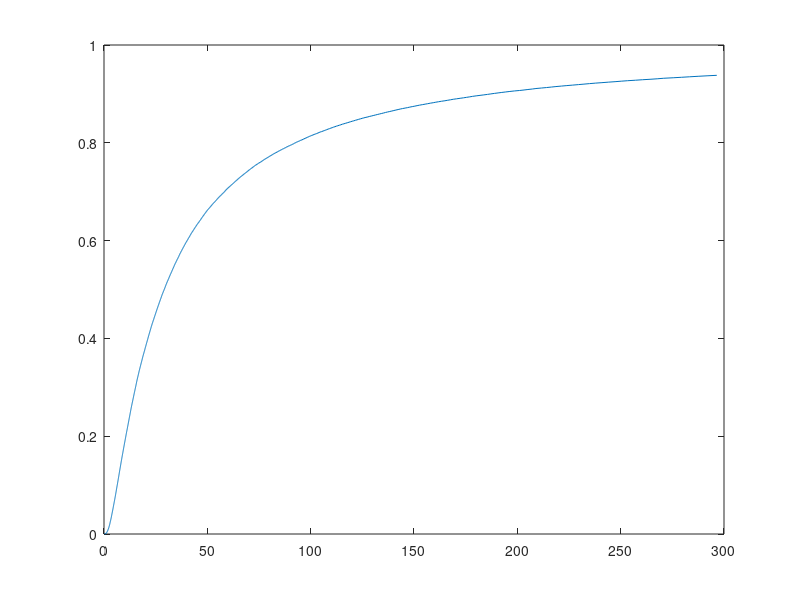
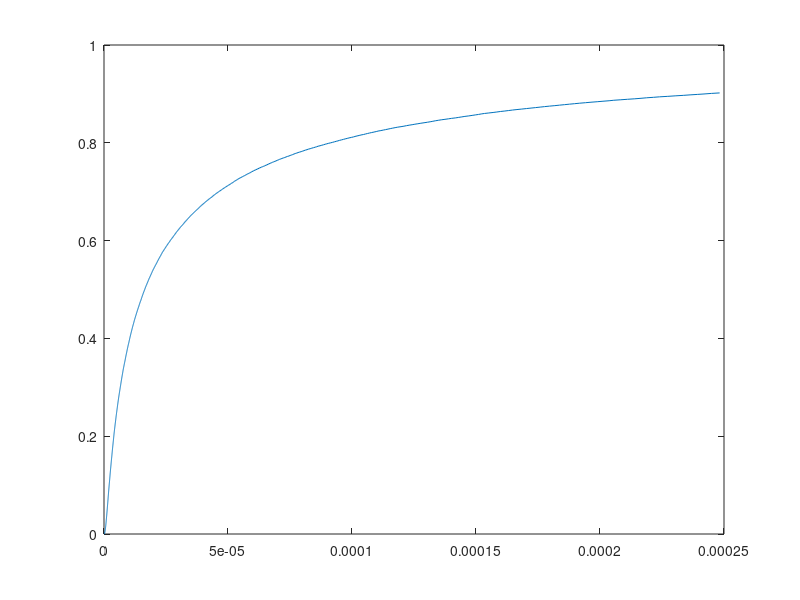
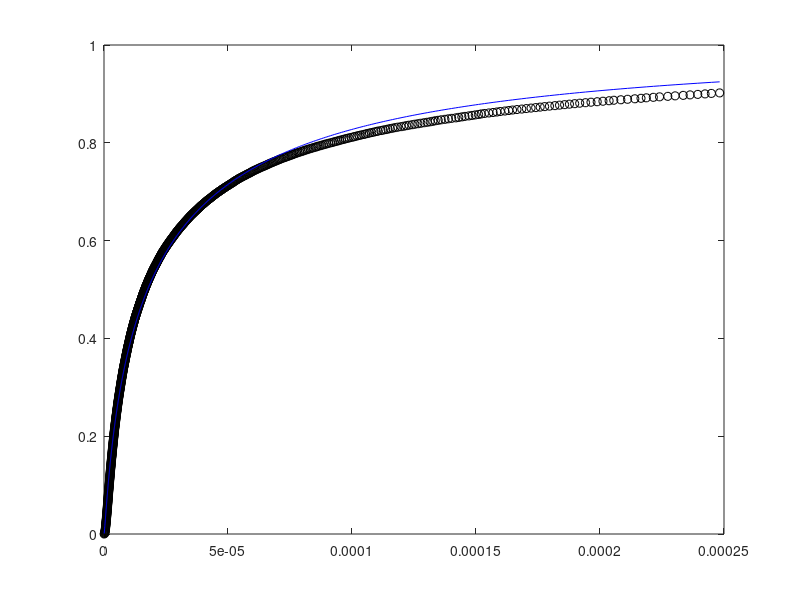

These figures' MATLAB source, in order:
% This code is written by me, Christopher Bowers, for my qualifying exam on
% 05/14/18 . This is to answer question 5 of the exam.
%
% The main function below carries out a Monte Carlo simulation which takes
% inputs from a multivariate distribution in order to calculate the
% total trihalomethane (TTHM) present in a produced water with a source water
% bromide concentration between 20 and 40 ug/L. It also calculates the
% lifetime probability of cancer for consumers of this water due to TTHM
% exposure. Here, TTHM refers specifically to TTHM4.
%
% The indexing scheme for this system refers to different THMs by:
%           1   -   Chloroform
%           2   -   BDCM
%           3   -   DBCM
%           4   -   Bromoform
%
% Function is Monte-Carlo Total TriHaloMethane Cancer Slope Factor Risk 
% Assessment (MC_TTHM_CSF_RA) 

function [mean_CR,var_CR,mu_CR,sigma_CR,R,CR_PLOT,P_CR_PLOT,CR_TARGET_I,P_TARGET_CR,TTHM4_i_80,P_80,P_TTHM4_PLOT,TTHM4_PLOT,MU_MC,SIGMA_MC,MEAN_MC,p_MC] = MC_TTHM_CSF_RA
% Model inputs - lognormal Means
a1 = 9.77; 
a2 = 8.36; 
a3 = 5.79; 
a4 = 4.98;
MU = [a1 a2 a3 a4];

% Model inputs - lognormal standard deviations
b = zeros(1,4);
b(1) = 1.01;
b(2) = 2.35;
b(3) = 2.98;
b(4) = 2.03;

% Model inputs - correlation factors
p = zeros(4,4);
p(1,2) = 0.613;     p(1,1) = 1;     p(2,1) = p(1,2);
p(1,3) = 0.475;     p(2,2) = 1;     p(3,1) = p(1,3);
p(1,4) = 0.443;     p(3,3) = 1;     p(4,1) = p(1,4);
p(2,3) = 0.501;     p(4,4) = 1;     p(3,2) = p(2,3);
p(2,4) = 0.335;                     p(4,2) = p(2,4);
p(3,4) = 0.231;                     p(4,3) = p(3,4);

% Generate covariance matrix from inputs
COV = zeros(4,4);
for i=1:4
    for j=1:4
        COV(i,j) = p(i,j)*b(i)*b(j);
    end
end

% Randomly sample from the multivariate normal distribution N times
N = 100000;
R = mvnrnd(MU,COV,N);

% Check the normal (i.e. lognormal) mean and standard deviation
MU_MC = mean(R);
SIGMA_MC = var(R);
for i=1:4, SIGMA_MC(i) = SIGMA_MC(i)^(1/2); end

% Caclulate the sample mean for each THM
MEAN_MC = zeros(1,4);
for i=1:4, MEAN_MC(i) = exp(MU_MC(i) + (SIGMA_MC(i))^2/2)*(1e-3); end

% Calculate the correlation coefficients for comparison
p_MC = zeros(4,4);
for i=1:4
    for j=1:4
        cov_ij = 0;
        for k=1:N
            cov_ij = cov_ij + (R(k,i)-MU_MC(i))*(R(k,j)-MU_MC(j))/N;
        end
        p_MC(i,j) = cov_ij/(SIGMA_MC(i)*SIGMA_MC(j));
    end
end

% Generate the empirical CDF for TTHM4
TTHM4 = arrayfun(@(x) exp(x), R);       % First, convert from ln(Y) to X
TTHM4 = TTHM4 .* 10^(-3);               % Convert to ug/L
TTHM4 = sum(TTHM4,2);                   % Sum the THM concentrations to get TTHM4
TTHM4 = sort(TTHM4);                    % Sort to get the empirical CDF

% Generate probability space
P = linspace(1,N,N);
P = P./N;

% Generate plottable arrays which are of a manageable size for export, and 
% calculate probability that the samples are below 80 ug/L while you're at
% it.
TTHM4_MAX = 300;
TTHM4_80 = 80;
i_80 = 0;
for i=1:N
    if (TTHM4(i) > TTHM4_MAX)
        i_END = i;
        break
    end
    if (TTHM4(i) > TTHM4_80) && (i_80 == 0)
        i_80 = i;
    end
end

% Calculate the probability that the concentration is less than 80 ug/L
P_80 = P(i_80);
TTHM4_i_80 = TTHM4(i_80);

% Cut the plotted points down by a factor of 100 for simplicity
i_PLOT = 1:100:i_END;
P_TTHM4_PLOT = P(i_PLOT);
TTHM4_PLOT = TTHM4(i_PLOT);

% Plot the ECDF of TTHM4 leaving the treatment plants
figure
plot(TTHM4_PLOT,P_TTHM4_PLOT)



% Calculate the TTHM4 cancer risk
CR = arrayfun(@(x) exp(x), R);       % First, convert from ln(Y) to X
CR = CR .* 10^(-6);                  % Convert to mg/L
h = 2/70;   CR = CR .* h;            % Calculate LADDs

% Cancer risk from Chloroform
h = 6.1e-3; CR(:,1) = CR(:,1) .* h;

% Cancer risk from Bromodichloromethane
h = 6.2e-2; CR(:,2) = CR(:,2) .* h;

% Cancer risk from Dibromochloromethane
h = 8.4e-2; CR(:,3) = CR(:,3) .* h;

% Cancer risk from Bromoform
h = 7.9e-3; CR(:,4) = CR(:,4) .* h;

% Total accumulated cancer risk
CR = sum(CR,2);

% Generate ECDF
CR = sort(CR);
CR_MAX = 2.5e-4;
CR_TARGET = 10^(-5);
i_TARGET = 0;
for i=1:N
    if (CR(i) > CR_MAX)
        i_END = i;
        break
    end
    if (CR(i) > CR_TARGET) && (i_TARGET == 0)
        i_TARGET = i;
    end
end

P_TARGET_CR = P(i_TARGET);
CR_TARGET_I = CR(i_TARGET);

% Cut the plotted points down by a factor of 100 for simplicity
P = P.';
i_PLOT = 1:100:i_END;
P_CR_PLOT = P(i_PLOT);
CR_PLOT = CR(i_PLOT);

% Plot the ECDF of the cancer risk associated with TTHM4
figure
plot(CR_PLOT,P_CR_PLOT)

%

% Now we will calculate the mean and standard deviation of the lifetime
% cancer risk associated with DBP exposure. We do this by fitting a
% log-normal CDF to our empirical CDF
fun = @(x,xdata) 0.5*(1 + erf((log(xdata)-x(1))/(x(2)*(2)^(1/2)) ) );
x0 = [9,0.25]; x0(1) = log(mean(CR))-x0(2)/2;
x = lsqcurvefit(fun,x0,CR,P);
mu_CR = x(1); sigma_CR = x(2);

% Plot the fitted values with the ECDF to compare
figure
plot(CR_PLOT,P_CR_PLOT,'ko',CR_PLOT,fun(x,CR_PLOT),'b-');

mean_CR = mean(CR); var_CR = var(CR);

end